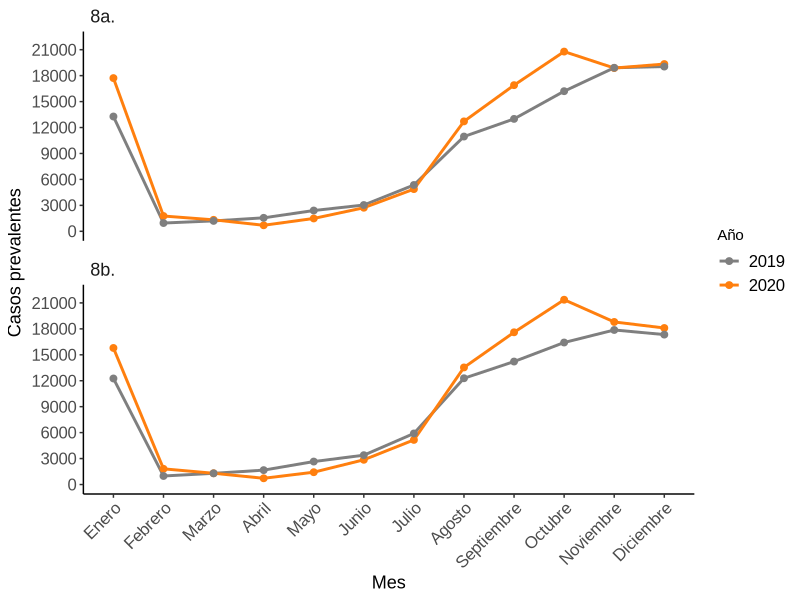

This chart was generated by the following R code: (Note: this script raises an error after producing the figure.)
library(readxl)
library(tidyverse)
library(ggplot2)
library(dplyr)
library(tidyr)

rm(list=ls())

#Datos
datosfig8 <- read_excel("data/data_cap_014/datosfig8.xlsx")

# Transformar a formato largo
datosfig8_long <- datosfig8 |>
  pivot_longer(cols = c(`2020`, `2019`), 
               names_to = "Año", 
               values_to = "Valor") |>
  mutate(`Mes realización CV` = factor(`Mes realización CV`,
                                       levels = c("Enero", "Febrero", "Marzo", "Abril", "Mayo", "Junio",
                                                  "Julio", "Agosto", "Septiembre", "Octubre", "Noviembre", "Diciembre")),
         Año = as.factor(Año))

# Gráfico
cargaviral <- ggplot(datosfig8_long, aes(x = `Mes realización CV`, y = Valor, group = Año, color = Año)) +
  geom_line(size = 1) +
  geom_point(size = 2) +
  # geom_label(aes(label = Valor, fill = Año), 
  #            color = "white", 
  #            vjust = -1.2, 
  #            label.size = 0.3,
  #            size = 3,
  #            show.legend = FALSE) +
  facet_wrap(~ tipo, ncol = 1) +
  scale_color_manual(values = c("2020" = "#ff7f0e", "2019" = "grey50")) +
  scale_y_continuous(breaks = seq(0, 22000, by=3000), limits = c(0, 22000))+
  scale_fill_manual(values = c("2020" = "#ff7f0e", "2019" = "grey50")) +
  labs(x = "Mes", y = "Casos prevalentes") +
  theme_classic(base_family = "Arial") +
  theme(
    strip.placement = "outside",
    strip.text = element_text(size = 13, hjust = 0, margin = margin(t = 0, b = 5, l = 5)),
    strip.background = element_blank(),
    axis.text.x = element_text(angle = 45, hjust = 1, size = 12),
    axis.text.y = element_text(size = 12),
    axis.title.x = element_text(size = 13),
    axis.title.y = element_text(size = 13, margin = margin(r=5)),
    legend.text = element_text(size = 12),
    panel.grid.minor = element_blank(),
    axis.line.x = element_line(color = "black"),
    panel.spacing.y = unit(1, "lines")
  ) 

cargaviral

#Guardar gráfico
ggsave("outputs/grafic_cap_014/f8_cargaviral.jpg",
       plot = cargaviral, 
       width = 7, 
       height = 5, 
       dpi = 300)
